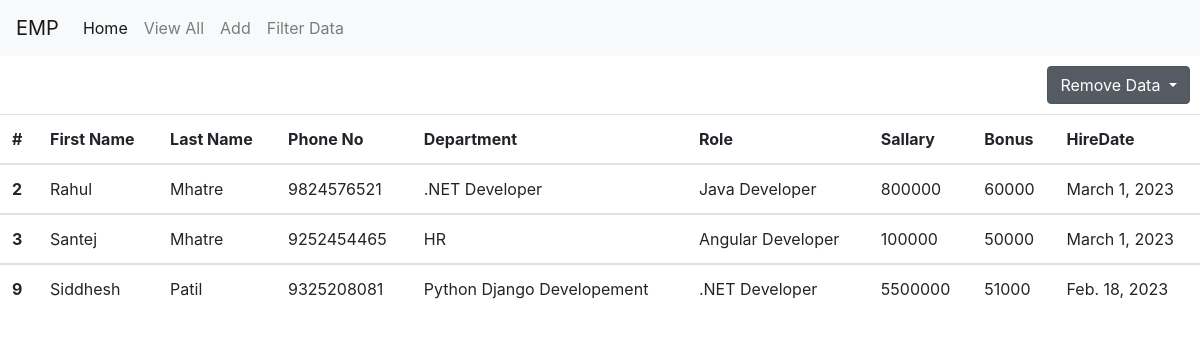
Screenshot of /view/ with the database file from the repository.
### myapp/models.py (models this page shows, shortened)
class Employee(models.Model):
    f_name = models.CharField(max_length=100,null=False)
    l_name = models.CharField(max_length=100)
    dept = models.ForeignKey(Department, on_delete=models.CASCADE )
    salary = models.IntegerField(default=0)
    bonus = models.IntegerField(default=0)
    phone = models.IntegerField(default=0)
    role = models.ForeignKey(Role, on_delete=models.CASCADE)
    hire_date = models.DateField()
    def __str__(self):
        return "%s %s %s"%(self.f_name,self.l_name,self.phone)

class Department(models.Model):
    name = models.CharField(max_length=100,null=False)
    location = models.CharField(max_length=100)

class Role(models.Model):
    name = models.CharField(max_length=100,null=False)

### myapp/views.py (the view, shortened to what this page needs)
# urls.py: path('view/',views.view,name='view'),
def view(request,emp_id = 0):
    emps = Employee.objects.all()
    context = {
        'emps':emps
    }
    print(context)
    return render(request,'view.html',context)

### myapp/templates/view.html (shortened to what this page needs)
{% extends 'index.html' %}
{%block body %}
<div class="dropdown show" align="right" style="padding:10px">
  <a class="btn btn-secondary dropdown-toggle" href="#" role="button" id="dropdownMenuLink" data-toggle="dropdown" aria-haspopup="true" aria-expanded="false">
    Remove Data
  </a>
</div>
<table class="table">
    <thead>
      <tr>
        <th scope="col">#</th>
        <th scope="col">First Name</th>
        <th scope="col">Last Name</th>
        <th scope="col">Phone No</th>
        <th scope="col">Department</th>
        <th scope="col">Role</th>
        <th scope="col">Sallary</th>
        <th scope="col">Bonus</th>
        <th scope="col">HireDate</th>
      </tr>
    </thead>
    {%for emp in emps %}
    <tbody>
      <tr>
        <th scope="row">{{emp.id}}</th>
        <td>{{emp.f_name}}</td>
        <td>{{emp.l_name}}</td>
        <td>{{emp.phone}}</td>
        <td>{{emp.dept.name}}</td>
        <td>{{emp.role.name}}</td>
        <td>{{emp.salary}}</td>
        <td>{{emp.bonus}}</td>
        <td>{{emp.hire_date}}</td>
      </tr>
    </tbody>
    {%endfor%}
  </table>
{%endblock body%}

### myapp/templates/index.html (shortened to what this page needs)
<!doctype html>
<html lang="en">
  <head>
    <link rel="stylesheet" href="https://cdn.jsdelivr.net/npm/bootstrap@4.0.0/dist/css/bootstrap.min.css">
  </head>
  <body>
    <div style="background: black ; color: white">
    <nav class="navbar navbar-expand-lg navbar-light bg-light">
        <a class="navbar-brand" href="#">EMP</a>
        <div class="collapse navbar-collapse" id="navbarSupportedContent">
          <ul class="navbar-nav mr-auto">
            <li class="nav-item active">
              <a class="nav-link" href="/home">Home <span class="sr-only">(current)</span></a>
            </li>
            <li class="nav-item">
              <a class="nav-link" href="{% url 'view'%}">View All</a>
            </li>
            <li class="nav-item">
                <a class="nav-link" href="{% url 'add'%}">Add</a>
            </li>
            <li class="nav-item">
                <a class="nav-link" href="{% url 'update'%}">Filter Data</a>
            </li>
          </ul>
        </div>
      </nav>
    </div>
      {%block body%}{%endblock body%}
  </body>
</html>

### rows the page displays
Employee: id "2", f_name "Rahul", l_name "Mhatre", phone "9824576521", dept.name ".NET Developer", role.name "Java Developer", salary "800000", bonus "60000", hire_date "March 1, 2023"
Employee: id "3", f_name "Santej", l_name "Mhatre", phone "9252454465", dept.name "HR", role.name "Angular Developer", salary "100000", bonus "50000", hire_date "March 1, 2023"
Employee: id "9", f_name "Siddhesh", l_name "Patil", phone "9325208081", dept.name "Python Django Developement", role.name ".NET Developer", salary "5500000", bonus "51000", hire_date "Feb. 18, 2023"
